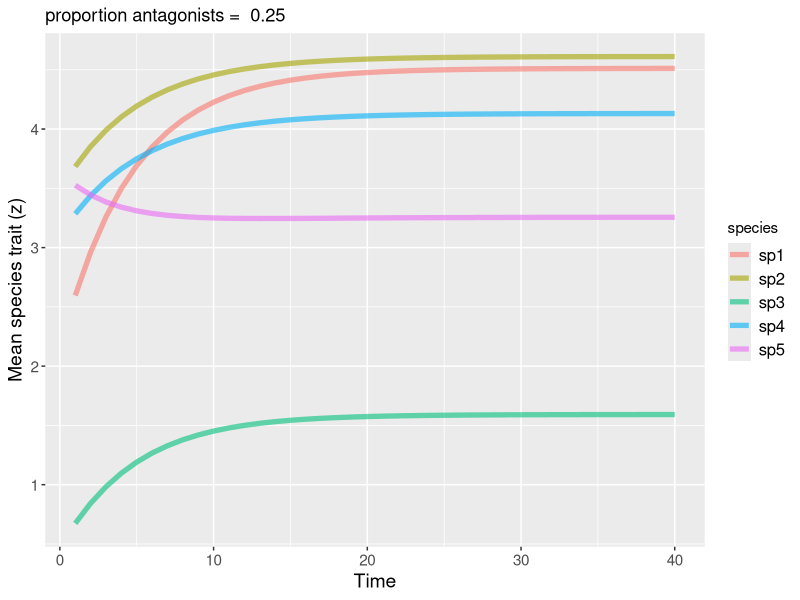

Reproduce this figure in R.
## ---- chunk 1
# fixate the random parameters (necessary only for this guide)
set.seed(42)
# number of species
n_sp = 5
# probability of an interaction become exploitation
antprob = 0.25
# herdability and additive genetic variance parameter
phi = 0.2 
# sensibility of evolution to trait matching parameter
alpha = 0.2 
# optimas of Z`s to environment
theta = runif(n_sp, 0, 5) 
# initial Z values
init = runif(n_sp, 0, 5)
# importance of environment to changes in Z
p = 0.01 
 # value of max difference between Z`s (barrier)
epsilon = 3
# difference between Z to stop simulation
eq_dif = 0.0001
# max timesteps of simulation
t_max = 1000 

# Mutualistic adjacency matrix
M = matrix(1, ncol = n_sp, nrow = n_sp) 
# no intraespecific interactions
diag(M) = 0
# Antagonistic adjacency matrix filled with 0 (no interactions)
V = M * 0 
## ---- chunk 2
  for(i in 1:dim(M)[1]){
    for(j in 1:dim(M)[2]){
      # for each element of M equal 1
      if(M[i,j] == 1){
        # sample a random value
        p = runif(1, 0, 1)
        
        # if this value is lower than antprob
        if(p <= antprob){
          # transform positive effect in negative
          M[j,i] = 0 
          V[j,i] = 1
        }  
      }
    }
  }
## ---- chunk 3
M
V
## ---- chunk 4
  # matrix to store z values
  z_mat = matrix(NA, nrow = t_max, ncol = n_sp) 
  # initial trait values
  z_mat[1, ] = init 
## ---- chunk 5
    # current z values
    z = z_mat[1, ]
    # matrix with all interactions (mutualistic and antagonistic)
    A = M + V 
## ---- chunk 6
    # matrix with all trait differences
    z_dif = t(A * z) - A * z 
    z_dif
## ---- chunk 7
    # matrix Q
    Q = A * (exp(-alpha * (z_dif ^ 2)))
    Q
    # intraespecific effects are not allowed
    diag(Q) = 0 
    Q
## ---- chunk 8
    # normalizing the Q matrix
    Q_n = Q / apply(Q, 1, sum) 
    Q_n
## ---- chunk 9
    # multiplying each row i of matrix Q by (1 - p)
    Q_m = Q_n * (1 - p)
    Q_m
## ---- chunk 10
    # response to selection related to the environment
    r_env = phi * p * (theta - z)
## ---- chunk 11
    # calculating selection differentials to mutualism
    sel_dif_mut = M * Q_m * z_dif 
    # response to selection related to mutualism
    r_mut = phi * apply(sel_dif_mut, 1, sum) 
## ---- chunk 12
    # create V_m to use in antagonism selection differential 
    V_m = V
    # excluding interactions of traits that are larger than the barrier
    V_m[abs(z_dif) > epsilon] = 0
    # matrix with barrier (epsilon) values
    epsilon_plus = (z_dif < 0) * matrix(epsilon, n_sp, n_sp)
    # matrix wih -epsilon values
    epsilon_minus = (z_dif > 0) * matrix(-epsilon, n_sp, n_sp)
    # adding barrier values to trait differences
    z_dif_a = z_dif + epsilon_plus + epsilon_minus
## ---- chunk 13
    # calculating selection differentials
    sel_dif_ant = V_m * Q_m * z_dif_a 
    # response to selection related to antagonisms
    r_ant = phi * apply(sel_dif_ant, 1, sum)
## ---- chunk 14
    # updating z values
    z_mat[2, ] = z + r_env + r_mut + r_ant 
## ---- chunk 15
    # computing the mean difference between old and new z values
    dif = mean(abs(z - z_mat[2, ])) 
    if (dif < eq_dif) # if the difference in very low
      break # stop the simulation
## ---- chunk 16
 # return z_matrix
 return(z_mat[1:2, ]) 
## ---- chunk 17
  # simulation runs for a maximum of t_max timesteps
  for (r in 1:(t_max - 1)) { 
    # current z values
    z = z_mat[r, ] 
    # matrix with all interactions (mutualistic and antagonistic)
    A = M + V
    # matrix with all trait differences
    z_dif = t(A * z) - A * z 
    # matrix Q
    Q = A * (exp(-alpha * (z_dif ^ 2))) 
    # intraespecific effects are not allowed
    diag(Q) = 0 
    # normalizing the matrix
    Q_n = Q / apply(Q, 1, sum) 
    # multiplying each row i of matrix Q by (1 - p[i])
    Q_m = Q_n * (1 - p) 
    
    # response to selection related to the environment
    r_env = phi * p * (theta - z) 
    
    # calculating selection differentials to mutualism
    sel_dif_mut = M * Q_m * z_dif 
    # response to selection related to mutualism
    r_mut = phi * apply(sel_dif_mut, 1, sum) 
    
    V_m = V
    # excluding interactions of traits that are larger than the barrier
    V_m[abs(z_dif) > epsilon] = 0 
    
    # matrix with barrier (epsilon) values
    epsilon_plus = (z_dif < 0) * matrix(epsilon, n_sp, n_sp) 
    # matrix wih -epsilon values
    epsilon_minus = (z_dif > 0) * matrix(-epsilon, n_sp, n_sp)
    # adding barrier values to trait differences
    z_dif_a = z_dif + epsilon_plus + epsilon_minus
    # calculating selection differentials
    sel_dif_ant = V_m * Q_m * z_dif_a 
    # response to selection related to antagonisms
    r_ant = phi * apply(sel_dif_ant, 1, sum) 
    
    # updating z values
    z_mat[r+1, ] = z + r_env + r_mut + r_ant 
    
    # computing the mean difference between old and new z values
    dif = mean(abs(z - z_mat[r+1, ])) 
    if (dif < eq_dif)
      break
  }
  
  return(z_mat[1:(r+1), ])
## ---- chunk 18
  library(ggplot2)  
  traits = z_mat[1:(r+1), ]

  # building data frame to use in ggplot
  traits = as.data.frame(traits)
  n_sp = ncol(traits)
  traits_vec = c(as.matrix(traits))
  traits_df = data.frame(species = rep(paste("sp", 1:n_sp, sep = ""), each = nrow(traits)),
                         time = rep(1:nrow(traits), times = n_sp),
                         trait = traits_vec)
  # plotting traits through time
  plotar = ggplot(traits_df, aes(x = time, y = trait, color = species)) +
    geom_line(size = 1.8, alpha = 0.6) + 
    ggtitle(paste("proportion antagonists = ", antprob)) +
    xlab("Time") + 
    ylab("Mean species trait (z)") +
    theme(axis.text.x = element_text(size = 11),
          axis.text.y = element_text(size = 11),
          axis.title = element_text(size = 14), 
          legend.key.size = unit(0.6, "cm"),
          legend.text = element_text(size = 12))

  print(plotar)
